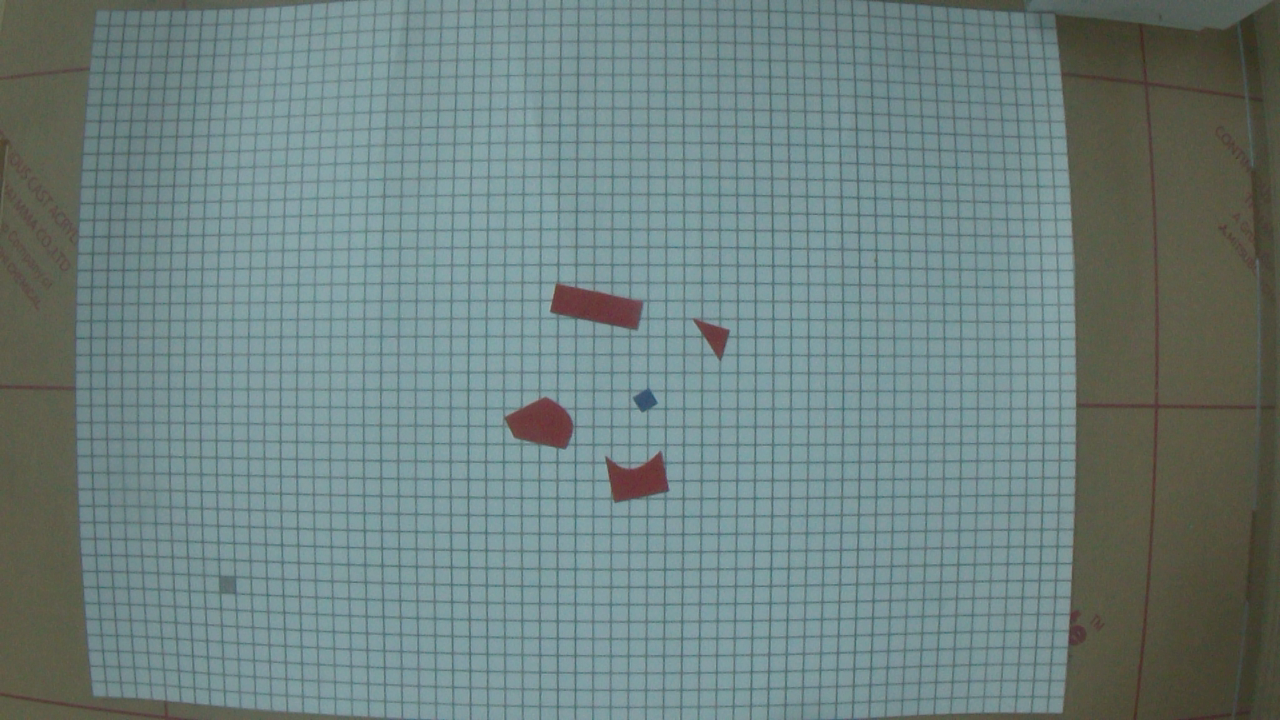
#> input picture img_cal_area_6mm/8.png, 1280 x 720 px, found by its file name
$ python remove_pattern.py
#> lines starting #> are read from the running program, lines starting #| are printed output that depends on the picture; after the words box and inside, x2 and y2 are one past the last pixel; in counts of white or black regions, pixels touching at a corner belong together
import cv2 as cv
import cv2
import numpy as np
import argparse
from matplotlib import pyplot as plt

originalImage  = cv.imread('../../img_cal_area_6mm/8.png')
#> originalImage is the input picture: shape (720, 1280, 3); mean B, G, R 127.5, 129.2, 110
cv.imshow("originalImage", originalImage)
cv.waitKey(0)
print(originalImage.shape)
#| (720, 1280, 3)
originalImage = cv.cvtColor(originalImage , cv.COLOR_BGR2RGB)
crop_img = originalImage[100:(720-100), 280:(1280-280)]
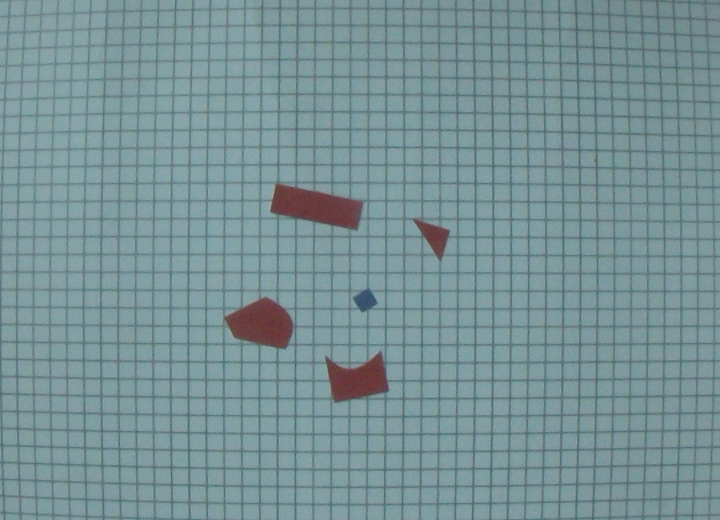
#> crop_img: shape (520, 720, 3); mean R, G, B 120.2, 146.3, 149.6
print(crop_img.shape)
#| (520, 720, 3)
cv.imshow("Cropped", crop_img)

img = cv2.cvtColor(crop_img, cv2.COLOR_BGR2GRAY)
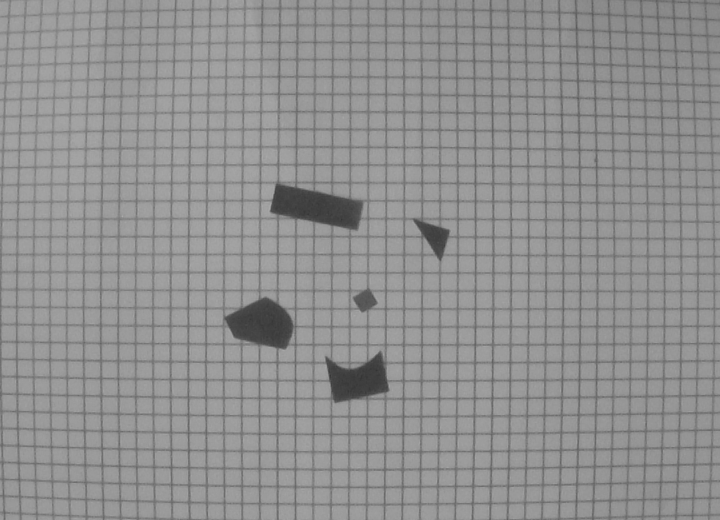
#> img: shape (520, 720); min 52, max 170, mean 144.3

plt.hist(img.ravel(),256,[0,256])
plt.show()
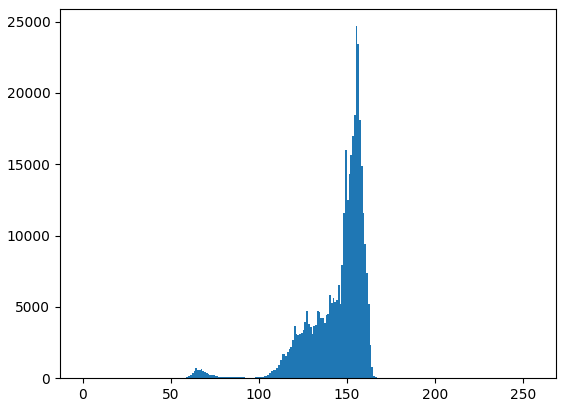
#> figure drawn by matplotlib, 1 panel; tallest bar 24671 high, from x = 155 to 156

T, threshInv = cv2.threshold(img, 85, 255,
	cv2.THRESH_BINARY_INV)
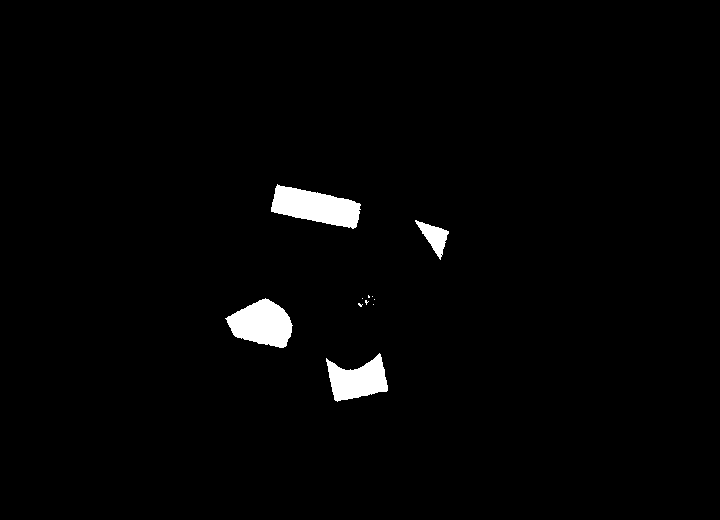
#> threshInv: shape (520, 720); 1.9% white; 11 white regions (7 under 20 px), largest, box (x1, y1, x2, y2) and area: (271, 184, 361, 229) 2435, (225, 298, 293, 348) 2212, (326, 353, 388, 402) 1818, (415, 220, 449, 260) 560

# T, threshInv = cv2.threshold(img, 60, 255,
# 	cv2.THRESH_BINARY_INV)

cv2.imshow("Threshold Binary Inverse", threshInv)

#
# cv.imshow("Results", th1)

cv.waitKey(0)
